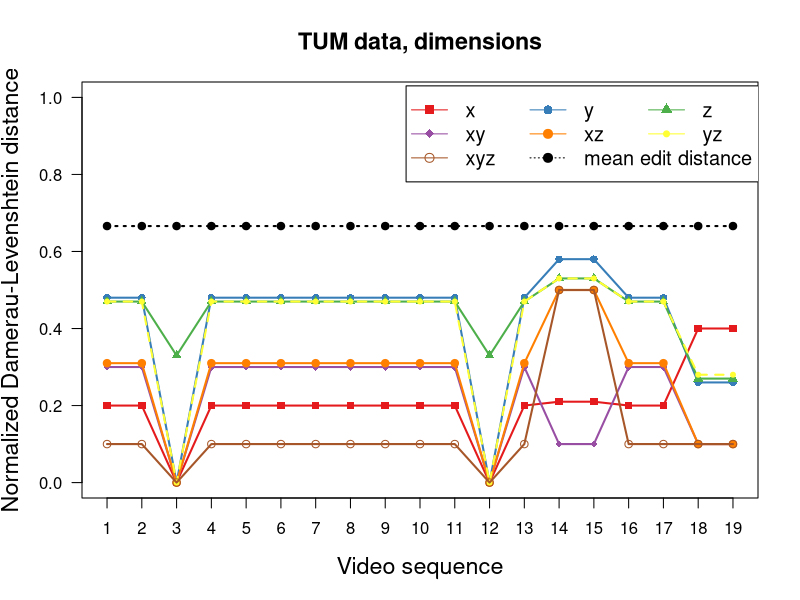

The R source for this figure:
library(RColorBrewer)

# Define data (x: videos, y: fit of model, edit distance with Damerau-Levenshtein)
xdata <- c(1,2,3,4,5,6,7,8,9,10,11,12,13,14,15,16,17,18,19)
x <- c(0.2,0.2,0,0.2,0.2,0.2,0.2,0.2,0.2,0.2,0.2,0,0.2,0.21,0.21,0.2,0.2,0.4,0.4)
y <- c(0.48,0.48,0,0.48,0.48,0.48,0.48,0.48,0.48,0.48,0.48,0,0.48,0.58,0.58,0.48,0.48,0.26,0.26)
z <- c(0.47,0.47,0.33,0.47,0.47,0.47,0.47,0.47,0.47,0.47,0.47,0.33,0.47,0.53,0.53,0.47,0.47,0.27,0.27)
xy <- c(0.3,0.3,0,0.3,0.3,0.3,0.3,0.3,0.3,0.3,0.3,0,0.3,0.1,0.1,0.3,0.3,0.1,0.1)
xz <- c(0.31,0.31,0,0.31,0.31,0.31,0.31,0.31,0.31,0.31,0.31,0,0.31,0.5,0.5,0.31,0.31,0.1,0.1)
yz <- c(0.47,0.47,0,0.47,0.47,0.47,0.47,0.47,0.47,0.47,0.47,0,0.47,0.53,0.53,0.47,0.47,0.28,0.28)
xyz <- c(0.1,0.1,0,0.1,0.1,0.1,0.1,0.1,0.1,0.1,0.1,0,0.1,0.5,0.5,0.1,0.1,0.1,0.1)
avg <- c(0.666,0.666,0.666,0.666,0.666,0.666,0.666,0.666,0.666,0.666,0.666,0.666,0.666,0.666,0.666,0.666,0.666,0.666,0.666)
  
col = brewer.pal(n=7,name='Set1')


#par(oma=c(1,1,1,1))
#par(mar=c(4,5,3,0))

# Plot x
plot(xdata, x, type='o', col=col[1], pch=15, lty=1, ylim=c(0,1.0), lwd=2, 
     ylab='Normalized Damerau-Levenshtein distance', main="TUM data, dimensions",
     xlab='Video sequence', las=1, xaxt='n', cex.lab=1.4, cex.main=1.4)
axis(side=1, at=1:19, labels=xdata, cex.axis=1)


# Plot y
points(xdata, y, col=col[2], pch=16)
lines(xdata, y, col=col[2], lty=1, lwd=2)

# Plot z
points(xdata, z, col=col[3], pch=17)
lines(xdata, z, col=col[3], lty=1, lwd=2)

# Plot xy
points(xdata, xy, col=col[4], pch=18)
lines(xdata, xy, col=col[4], lty=1, lwd=2)

# Plot xz
points(xdata, xz, col=col[5], pch=19)
lines(xdata, xz, col=col[5], lty=1, lwd=2)

# Plot yz
points(xdata, yz, col=col[6], pch=20)
lines(xdata, yz, col=col[6], lty=2, lwd=2)

# Plot xyz
points(xdata, xyz, col=col[7], pch=21)
lines(xdata, xyz, col=col[7], lty=1, lwd=2)

# Plot avg/baseline
points(xdata, avg, col='black', pch=19)
lines(xdata, avg, col='black', lty=3, lwd=2)


# Plot legend in 3 columns
legend_order <- matrix(1:9, ncol=3, byrow=TRUE)

legend(9.6,1.03, c('x','y','z','xy','xz','yz','xyz','mean edit distance')[legend_order], 
       col=c(col[1],col[2],col[3],col[4],col[5],col[6],col[7],'black')[legend_order], 
       pch=c(15,16,17,18,19,20,21,19)[legend_order], lty=c(1,1,1,1,1,1,1,3)[legend_order], ncol=3, cex=1.2,
       text.width=1.7)
